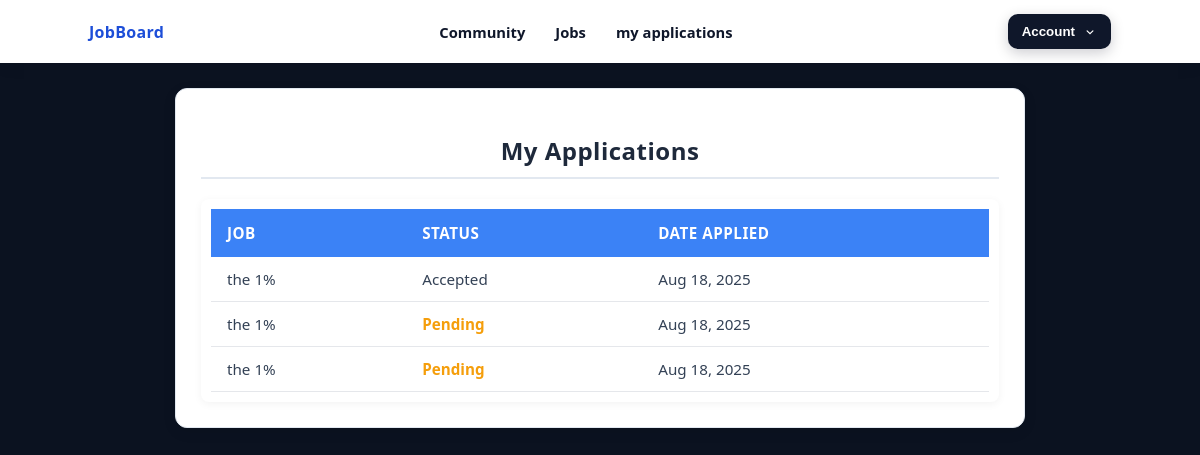
The page /jobs/my-applications/ (signed in) on the database its author committed.
### jobs/models.py (models this page shows, shortened)
class Application(models.Model):
    STATUS_CHOICES = (
        ('pending', 'Pending'),
        ('reviewed', 'Reviewed'),
        ('accepted', 'Accepted'),
        ('rejected', 'Rejected'),
    )
    job = models.ForeignKey(Job, on_delete=models.CASCADE)
    applicant = models.ForeignKey(
        settings.AUTH_USER_MODEL,
        on_delete=models.CASCADE,
        limit_choices_to={'role': 'jobseeker'}
    )
    qualifications = models.TextField()
    university = models.CharField(max_length=200)
    gpa = models.DecimalField(
        max_digits=4,
        decimal_places=2,
        validators=[MinValueValidator(0.0), MaxValueValidator(5.0)])
    past_work_references = models.TextField()
    cover_letter = models.TextField()
    project_link = models.URLField(blank=True, null=True)  # optional field
    status = models.CharField(max_length=20, choices=STATUS_CHOICES, default='pending')
    applied_at = models.DateTimeField(auto_now_add=True)

class Job(models.Model):
    CATEGORY_CHOICES = (
        ('IT', 'Information Technology'),
        ('Finance', 'Finance'),
        ('Education', 'Education'),
        ('Healthcare', 'Healthcare'),
        ('Other', 'Other'),
    )
    company = models.ForeignKey(Company, on_delete=models.CASCADE)
    title = models.CharField(max_length=255)
    description = models.TextField()
    requirements = models.TextField()
    location = models.CharField(max_length=255)
    category = models.CharField(max_length=50, choices=CATEGORY_CHOICES)
    salary = models.DecimalField(max_digits=10, decimal_places=2, null=True, blank=True)
    created_at = models.DateTimeField(auto_now_add=True)

### jobs/views.py (the view)
# urls.py: path("my-applications/", views.my_applications, name="my_applications"),
@login_required
def my_applications(request):
    applications = Application.objects.filter(applicant=request.user).select_related("job")
    return render(request, "jobs/my_application.html", {"applications": applications})

### jobs/templates/jobs/my_application.html
{% extends 'base.html' %}
{% block content %}
<div class="applications-container">
    <h2 class="page-title">My Applications</h2>
    {% if applications %}
        <div class="table-wrapper">
            <table class="applications-table">
                <thead>
                    <tr>
                        <th>Job</th>
                        <th>Status</th>
                        <th>Date Applied</th>
                    </tr>
                </thead>
                <tbody>
                    {% for app in applications %}
                        <tr>
                            <td>{{ app.job.title }}</td>
                            <td class="status {{ app.status|lower }}">{{ app.get_status_display }}</td>
                            <td>{{ app.applied_at|date:"M d, Y" }}</td>
                        </tr>
                    {% endfor %}
                </tbody>
            </table>
        </div>
    {% else %}
        <p class="empty-message">You haven't applied for any jobs yet.</p>
    {% endif %}
</div>
{% endblock %}

### static/css/style.css (style rules this page uses)
:root { --bg: #0b1120; --card: #0c1327cc; --stroke: #1f2a44; --text: #dbe5ff; --muted: #9fb1ffb3; --blue: #3b82f6; --blue-600: #2563eb; --blue-700: #1d4ed8; }
* { box-sizing: border-box }
html,body { height: 100% }
body { margin: 0; font-family: system-ui, -apple-system, "Segoe UI", Arial, sans-serif; color: var(--text); background: #0b1220; }
.page-title { font-size: 1.8rem; font-weight: 700; color: var(--text); margin-bottom: 20px; text-align: center; }
.applications-container { max-width: 950px; margin: 40px auto; padding: 25px 30px; background: #f8fafc; border-radius: 12px; box-shadow: 0 6px 20px rgba(0, 0, 0, 0.08); border: 1px solid #e2e8f0; transition: all 0.3s ease-in-out; }
.page-title { font-size: 1.8rem; font-weight: 700; color: #1e293b; margin-bottom: 25px; text-align: center; letter-spacing: 0.5px; }
.table-wrapper { overflow-x: auto; border-radius: 8px; background: #fff; box-shadow: 0 2px 8px rgba(0, 0, 0, 0.05); padding: 10px; }
.applications-table { width: 100%; border-collapse: collapse; background: #fff; border-radius: 8px; }
.applications-table th { padding: 14px 16px; background: #3b82f6; color: #fff; font-weight: 600; text-transform: uppercase; text-align: left; font-size: 0.95rem; letter-spacing: 0.5px; }
.applications-table td { padding: 12px 16px; border-bottom: 1px solid #e5e7eb; font-size: 0.95rem; color: #334155; }
.status.pending { color: #f59e0b; font-weight: 600; }
.applications-container { max-width: 850px; margin: 25px auto; padding: 25px; background: #fff; border-radius: 12px; box-shadow: 0 4px 14px rgba(0, 0, 0, 0.08); font-family: 'Segoe UI', sans-serif; }
.applications-container h2 { margin-bottom: 20px; font-size: 1.5rem; font-weight: 700; color: #1e293b; border-bottom: 2px solid #e2e8f0; padding-bottom: 10px; }

### rows shown on the page
Application: job "the 1%", status "Accepted", applied_at "Aug 18, 2025"
Application: job "the 1%", status "Pending", applied_at "Aug 18, 2025"
Application: job "the 1%", status "Pending", applied_at "Aug 18, 2025"
